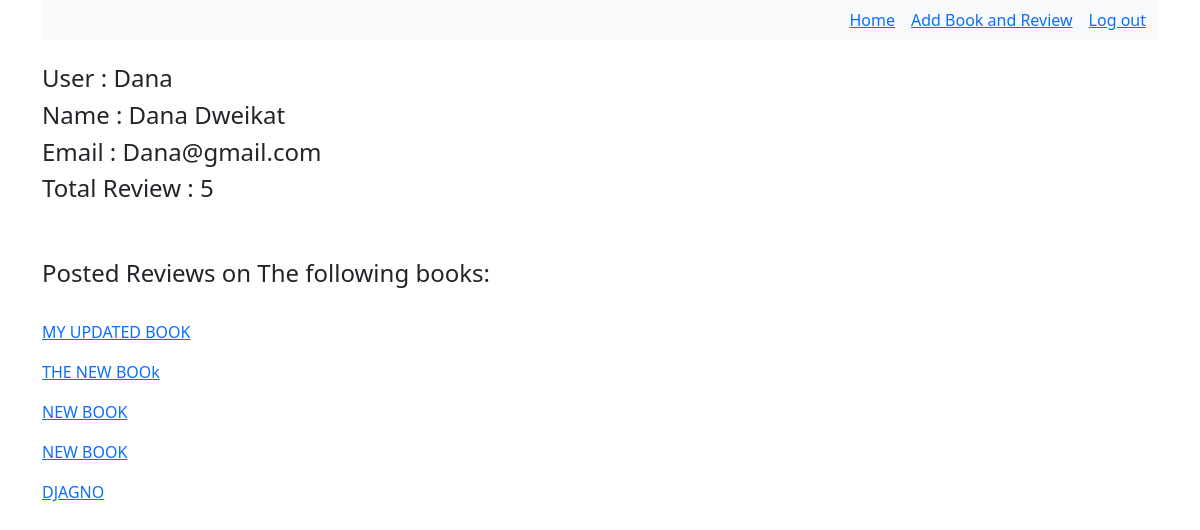
The page /users/2 on the database its author committed.
### app1/models.py (models this page shows, shortened)
class Users(models.Model):
    first_name = models.CharField(max_length=255)
    last_name = models.CharField(max_length=255)
    email= models.EmailField(unique=True)
    password = models.CharField(max_length=128)
    created_at = models.DateTimeField(auto_now=True)
    updated_at = models.DateTimeField(auto_now_add=True)
    objects = UsersManger()

class Reviews(models.Model):
    user = models.ForeignKey(Users, on_delete=models.CASCADE)
    book = models.ForeignKey(Books, on_delete=models.CASCADE)
    review=models.TextField()
    stars = models.IntegerField()
    created_at = models.DateTimeField(auto_now=True)

class Books(models.Model):
    author = models.ForeignKey(Authors, on_delete=models.CASCADE)
    title= models.CharField(max_length=255)
    created_at = models.DateTimeField(auto_now=True)
    updated_at = models.DateTimeField(auto_now_add=True)
    objects = BooksManger()

### app1/views.py (the view)
# urls.py: path('users/<int:pk>', views.users_num, name='users_num'),
def users_num(request,pk):
    user_view=Users.objects.get(id=pk)
    user_reviews=Reviews.objects.filter(user=user_view)
    context={
              'user':user_view,
              'reviews':user_reviews
    }
    return render(request,"users_num.html",context)

### app1/templates/users_num.html (shortened to what this page needs)
{% load static %}
<!DOCTYPE html>
<html lang="en">
  <head>
    <link rel="stylesheet" href="{% static 'bootstrap.min.css' %}" />
    <link rel="stylesheet" href="../static/button.css">
    <link rel="stylesheet" href="https://cdnjs.cloudflare.com/ajax/libs/font-awesome/6.5.1/css/all.min.css">
</head>
<body>
<div class="container text-left mt-6">
 <nav class="navbar navbar-expand-lg bg-body-tertiary">
     <div class="container-fluid">
         <div class="collapse navbar-collapse" id="navbarSupportedContent">
             <ul style="list-style: none;" class="ms-auto d-flex gap-3 m-0">
                                     <li class="nav-item ">
                                         <a style="text-decoration: underline;" class="nav-link active text-primary " aria-current="page"href="{% url 'app1:books_home'%}">Home </a>
                                     </li>
                                     <li class="nav-item ">
                                        <a style="text-decoration: underline;" class="nav-link active text-primary" aria-current="page"href="{% url 'app1:books_add'%}">Add Book and Review</a>
                                    </li>
                                     <li class="nav-item ">
                                         <a style="text-decoration: underline;" class=" nav-link active text-primary" aria-current="page"  href="{% url 'app1:logout' %}">Log out</a>
                                     </li>
             </ul>
       </div>
     </div>
   </nav>
   <br>
    <h4>User : {{user.first_name}} </h4>
    <h4>Name : {{user.first_name}} {{user.last_name}}</h4>
    <h4>Email : {{user.email}} </h4>
    <h4>Total Review : {{reviews.count}} </h4>
<br>
<br>
    <h4>Posted Reviews on The following books: </h4>
           <br>
           {% for review in reviews %}
               <p><a style="text-decoration: underline;" href="{% url 'app1:books_num' pk=review.book.id %}">{{review.book.title}} </a></p>
           {% endfor %}
 </div>
 </body>
 </html>

### rows shown on the page
Users: first_name "Dana", last_name "Dweikat", email "Dana@gmail.com"
Reviews: book "MY UPDATED BOOK"
Reviews: book "THE NEW BOOk"
Reviews: book "NEW BOOK"
Reviews: book "NEW BOOK"
Reviews: book "DJAGNO"

### other values the page prints
{{ reviews.count }} "5"
